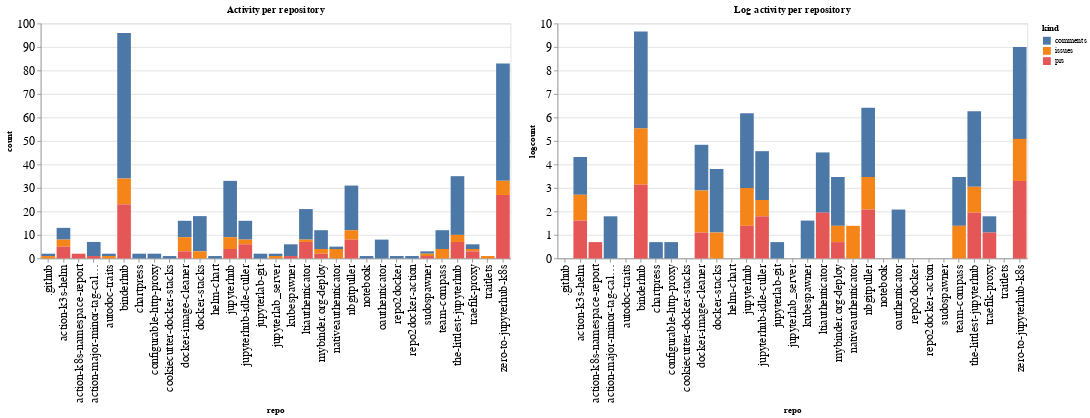

Notebook cell for this chart:
### Code cell
ch1 = alt.Chart(repo_summaries, width=600, title="Activity per repository").mark_bar().encode(
    x='repo',
    y='count',
    color='kind',
    tooltip="kind"
)

ch2 = alt.Chart(repo_summaries, width=600, title="Log activity per repository").mark_bar().encode(
    x='repo',
    y='logcount',
    color='kind',
    tooltip="kind"
)

ch1 | ch2

### Figure 1 — Vega-Lite specification as saved in the notebook (floating-point values rounded to 4 significant figures)
{"config": {"axisLeft": {"labelFontSize": 15}, "axisBottom": {"labelFontSize": 15}}, "hconcat": [{"mark": "bar", "encoding": {"color": {"type": "nominal", "field": "kind"}, "tooltip": {"type": "nominal", "field": "kind"}, "x": {"type": "nominal", "field": "repo"}, "y": {"type": "quantitative", "field": "count"}}, "title": "Activity per repository", "width": 600}, {"mark": "bar", "encoding": {"color": {"type": "nominal", "field": "kind"}, "tooltip": {"type": "nominal", "field": "kind"}, "x": {"type": "nominal", "field": "repo"}, "y": {"type": "quantitative", "field": "logcount"}}, "title": "Log activity per repository", "width": 600}], "data": {"name": "data-36ee7840c411b819a4da18bde353bb87"}, "$schema": "https://vega.github.io/schema/vega-lite/v4.8.1.json", "datasets": {"data-36ee7840c411b819a4da18bde353bb87": [{"repo": ".github", "kind": "comments", "count": 1, "logcount": 0.0}, {"repo": ".github", "kind": "issues", "count": 1, "logcount": 0.0}, {"repo": "action-k3s-helm", "kind": "comments", "count": 5, "logcount": 1.609}, {"repo": "action-k3s-helm", "kind": "issues", "count": 3, "logcount": 1.099}, {"repo": "action-k3s-helm", "kind": "prs", "count": 5, "logcount": 1.609}, {"repo": "action-k8s-namespace-report", "kind": "prs", "count": 2, "logcount": 0.6931}, {"repo": "action-major-minor-tag-calculator", "kind": "comments", "count": 6, "logcount": 1.792}, {"repo": "action-major-minor-tag-calculator", "kind": "prs", "count": 1, "logcount": 0.0}, {"repo": "autodoc-traits", "kind": "comments", "count": 1, "logcount": 0.0}, {"repo": "autodoc-traits", "kind": "issues", "count": 1, "logcount": 0.0}, {"repo": "binderhub", "kind": "comments", "count": 62, "logcount": 4.127}, {"repo": "binderhub", "kind": "issues", "count": 11, "logcount": 2.398}, {"repo": "binderhub", "kind": "prs", "count": 23, "logcount": 3.135}, {"repo": "chartpress", "kind": "comments", "count": 2, "logcount": 0.6931}, {"repo": "configurable-http-proxy", "kind": "comments", "count": 2, "logcount": 0.6931}, {"repo": "cookiecutter-docker-stacks", "kind": "comments", "count": 1, "logcount": 0.0}, {"repo": "docker-image-cleaner", "kind": "comments", "count": 7, "logcount": 1.946}, {"repo": "docker-image-cleaner", "kind": "issues", "count": 6, "logcount": 1.792}, {"repo": "docker-image-cleaner", "kind": "prs", "count": 3, "logcount": 1.099}, {"repo": "docker-stacks", "kind": "comments", "count": 15, "logcount": 2.708}, {"repo": "docker-stacks", "kind": "issues", "count": 3, "logcount": 1.099}, {"repo": "helm-chart", "kind": "comments", "count": 1, "logcount": 0.0}, {"repo": "jupyterhub", "kind": "comments", "count": 24, "logcount": 3.178}, {"repo": "jupyterhub", "kind": "issues", "count": 5, "logcount": 1.609}, {"repo": "jupyterhub", "kind": "prs", "count": 4, "logcount": 1.386}, {"repo": "jupyterhub-idle-culler", "kind": "comments", "count": 8, "logcount": 2.079}, {"repo": "jupyterhub-idle-culler", "kind": "issues", "count": 2, "logcount": 0.6931}, {"repo": "jupyterhub-idle-culler", "kind": "prs", "count": 6, "logcount": 1.792}, {"repo": "jupyterlab-git", "kind": "comments", "count": 2, "logcount": 0.6931}, {"repo": "jupyterlab_server", "kind": "comments", "count": 1, "logcount": 0.0}, {"repo": "jupyterlab_server", "kind": "issues", "count": 1, "logcount": 0.0}, {"repo": "kubespawner", "kind": "comments", "count": 5, "logcount": 1.609}, {"repo": "kubespawner", "kind": "prs", "count": 1, "logcount": 0.0}, {"repo": "ltiauthenticator", "kind": "comments", "count": 13, "logcount": 2.565}, {"repo": "ltiauthenticator", "kind": "issues", "count": 1, "logcount": 0.0}, {"repo": "ltiauthenticator", "kind": "prs", "count": 7, "logcount": 1.946}, {"repo": "mybinder.org-deploy", "kind": "comments", "count": 8, "logcount": 2.079}, {"repo": "mybinder.org-deploy", "kind": "issues", "count": 2, "logcount": 0.6931}, {"repo": "mybinder.org-deploy", "kind": "prs", "count": 2, "logcount": 0.6931}, {"repo": "nativeauthenticator", "kind": "comments", "count": 1, "logcount": 0.0}, {"repo": "nativeauthenticator", "kind": "issues", "count": 4, "logcount": 1.386}, {"repo": "nbgitpuller", "kind": "comments", "count": 19, "logcount": 2.944}, {"repo": "nbgitpuller", "kind": "issues", "count": 4, "logcount": 1.386}, {"repo": "nbgitpuller", "kind": "prs", "count": 8, "logcount": 2.079}, {"repo": "notebook", "kind": "comments", "count": 1, "logcount": 0.0}, {"repo": "oauthenticator", "kind": "comments", "count": 8, "logcount": 2.079}, {"repo": "repo2docker", "kind": "comments", "count": 1, "logcount": 0.0}, {"repo": "repo2docker-action", "kind": "comments", "count": 1, "logcount": 0.0}, {"repo": "sudospawner", "kind": "comments", "count": 1, "logcount": 0.0}, {"repo": "sudospawner", "kind": "issues", "count": 1, "logcount": 0.0}, {"repo": "sudospawner", "kind": "prs", "count": 1, "logcount": 0.0}, {"repo": "team-compass", "kind": "comments", "count": 8, "logcount": 2.079}, {"repo": "team-compass", "kind": "issues", "count": 4, "logcount": 1.386}, {"repo": "the-littlest-jupyterhub", "kind": "comments", "count": 25, "logcount": 3.219}, {"repo": "the-littlest-jupyterhub", "kind": "issues", "count": 3, "logcount": 1.099}, {"repo": "the-littlest-jupyterhub", "kind": "prs", "count": 7, "logcount": 1.946}, {"repo": "traefik-proxy", "kind": "comments", "count": 2, "logcount": 0.6931}, {"repo": "traefik-proxy", "kind": "issues", "count": 1, "logcount": 0.0}, {"repo": "traefik-proxy", "kind": "prs", "count": 3, "logcount": 1.099}, {"repo": "traitlets", "kind": "issues", "count": 1, "logcount": 0.0}, {"repo": "zero-to-jupyterhub-k8s", "kind": "comments", "count": 50, "logcount": 3.912}, {"repo": "zero-to-jupyterhub-k8s", "kind": "issues", "count": 6, "logcount": 1.792}, {"repo": "zero-to-jupyterhub-k8s", "kind": "prs", "count": 27, "logcount": 3.296}]}}
